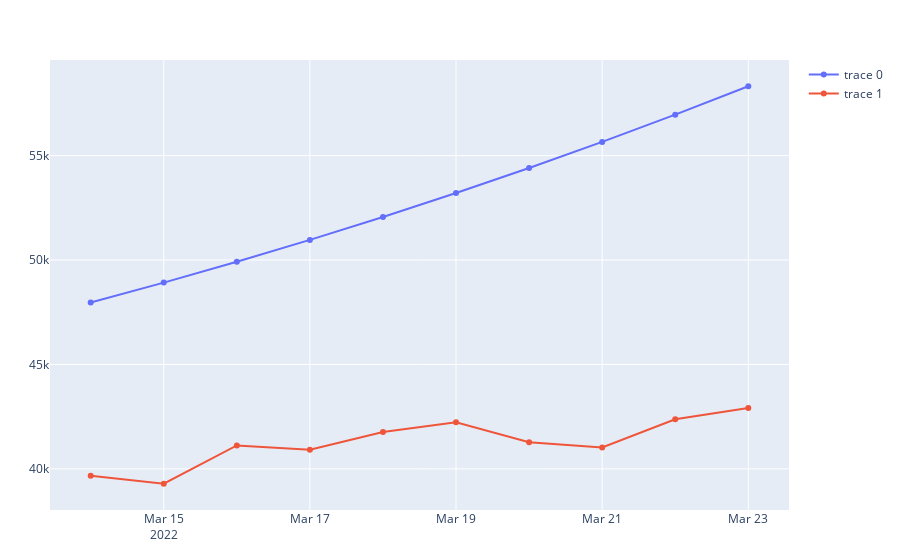

Notebook cell for this chart:
### Markdown cell above
Realizamos la predicción de una semana

### Code cell
f5(x)=x_result[4][1]+x*x_result[4][2]+x^2*x_result[4][3]+x^3*x_result[4][4]+x^4*x_result[4][5]+x^5*x_result[4][6]
plot(dataBitcoin.Date[1:10],[reverse(f5.(Array((m+1:378)))) (dataBitcoin.PriceFloat[1:10])])

### Figure 1 — Plotly figure (JSON) as saved in the notebook; plotly's stock layout.template omitted (floating-point values rounded to 4 significant figures)
{"data": [{"type": "scatter", "x": ["2022-03-23", "2022-03-22", "2022-03-21", "2022-03-20", "2022-03-19", "2022-03-18", "2022-03-17", "2022-03-16", "2022-03-15", "2022-03-14"], "y": [58320.0, 56960.0, 55660.0, 54410.0, 53210.0, 52060.0, 50960.0, 49920.0, 48920.0, 47970.0]}, {"type": "scatter", "x": ["2022-03-23", "2022-03-22", "2022-03-21", "2022-03-20", "2022-03-19", "2022-03-18", "2022-03-17", "2022-03-16", "2022-03-15", "2022-03-14"], "y": [42912, 42373, 41022, 41276, 42233, 41770.0, 40910.0, 41120.0, 39290.0, 39670.0]}], "layout": {"margin": {"b": 50, "l": 50, "r": 50, "t": 60}}}
